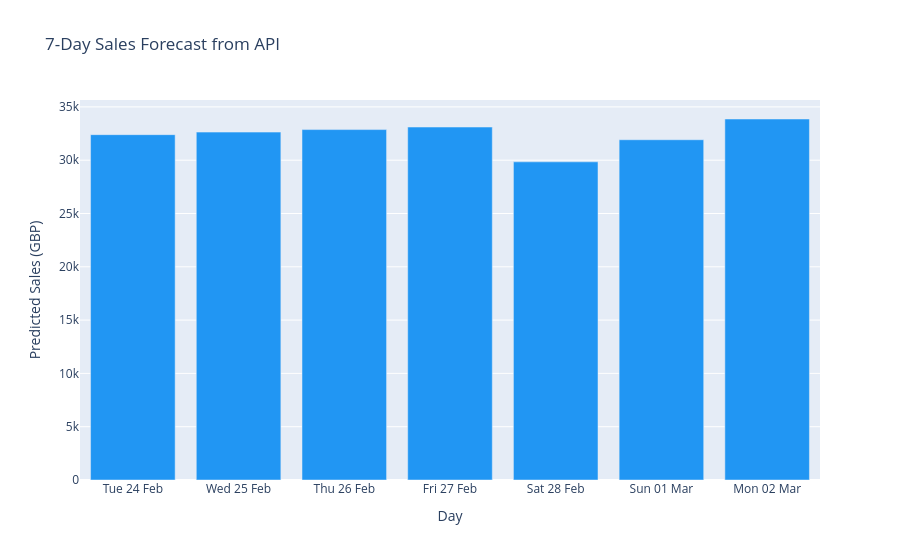

Notebook cell for this chart:
### Markdown cell above
## Step 10 — API Endpoint Testing

Test the live FastAPI server at `http://127.0.0.1:8000`.  
Make sure the server is running first:
```bash
.\venv\Scripts\python.exe -m uvicorn api.app:app --reload
```

### Code cell
import requests

BASE = "http://127.0.0.1:8000"

# ── Health check ──────────────────────────────────────────────
r = requests.get(f"{BASE}/health")
print("GET /health")
print(f"  Status : {r.status_code}")
health = r.json()
for k, v in health.items():
    print(f"  {k:<18}: {v}")

# ── Benchmark comparison ──────────────────────────────────────
print("\nGET /benchmark")
r = requests.get(f"{BASE}/benchmark")
bench = r.json()
for model, metrics in bench.items():
    print(f"  {model:<15} RMSE={metrics['RMSE']:>8,.2f}  "
          f"MAPE={metrics['MAPE']:>6.2f}%  R2={metrics['R2']:.4f}")

# ── 7-day forecast ────────────────────────────────────────────
print("\nPOST /predict  (days=7)")
r = requests.post(f"{BASE}/predict", json={"days": 7})
pred = r.json()
print(f"  Model version  : {pred['model_version']}")
print(f"  Avg prediction : GBP {pred['avg_prediction']:,.2f}")
print(f"  Latency        : {pred['request_latency_ms']:.1f} ms")

# Plot forecast
import plotly.graph_objects as go
from datetime import datetime, timedelta
dates = [datetime.today() + timedelta(days=i) for i in range(7)]
fig = go.Figure(go.Bar(
    x=[d.strftime("%a %d %b") for d in dates],
    y=pred["forecast_values"],
    marker_color="#2196F3",
))
fig.update_layout(title="7-Day Sales Forecast from API",
                  xaxis_title="Day", yaxis_title="Predicted Sales (GBP)")
fig.show()

# ── Drift monitor ─────────────────────────────────────────────
print("\nGET /drift")
r = requests.get(f"{BASE}/drift")
drift = r.json()
print(f"  Training mean sales : GBP {drift['training_mean']:,.2f}")
print(f"  Rolling mean (50)   : GBP {drift['rolling_mean_50']:,.2f}")
print(f"  Drift               : {drift['drift_pct']:+.2f}%")
print(f"  Drift flag          : {drift['drift_flag']}")

### Figure 1 — Plotly figure (JSON) as saved in the notebook; plotly's stock layout.template omitted (floating-point values rounded to 4 significant figures)
{"data": [{"marker": {"color": "#2196F3"}, "type": "bar", "x": ["Tue 24 Feb", "Wed 25 Feb", "Thu 26 Feb", "Fri 27 Feb", "Sat 28 Feb", "Sun 01 Mar", "Mon 02 Mar"], "y": [32400.0, 32630.0, 32870.0, 33110.0, 29850.0, 31920.0, 33860.0]}], "layout": {"title": {"text": "7-Day Sales Forecast from API"}, "xaxis": {"title": {"text": "Day"}}, "yaxis": {"title": {"text": "Predicted Sales (GBP)"}}}}
